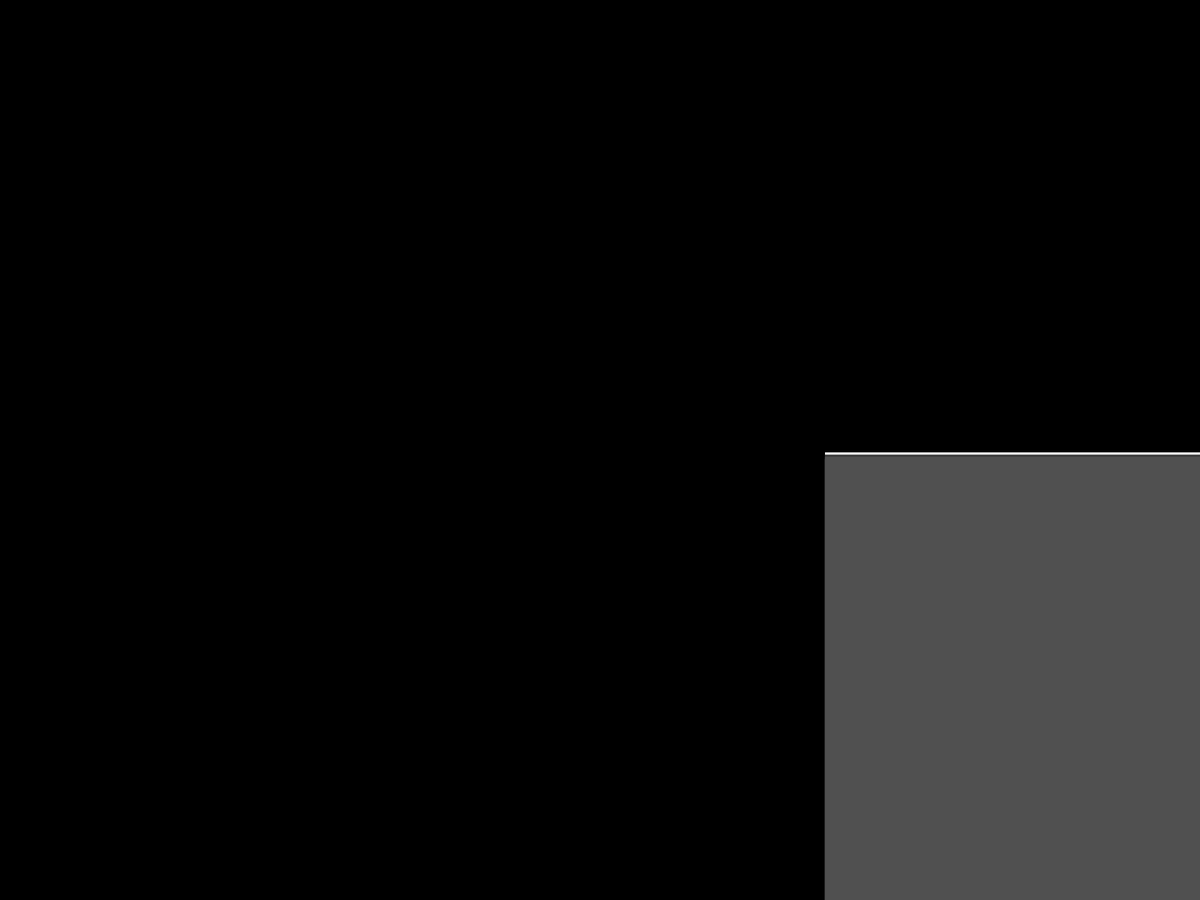
Frame 1 (no input)
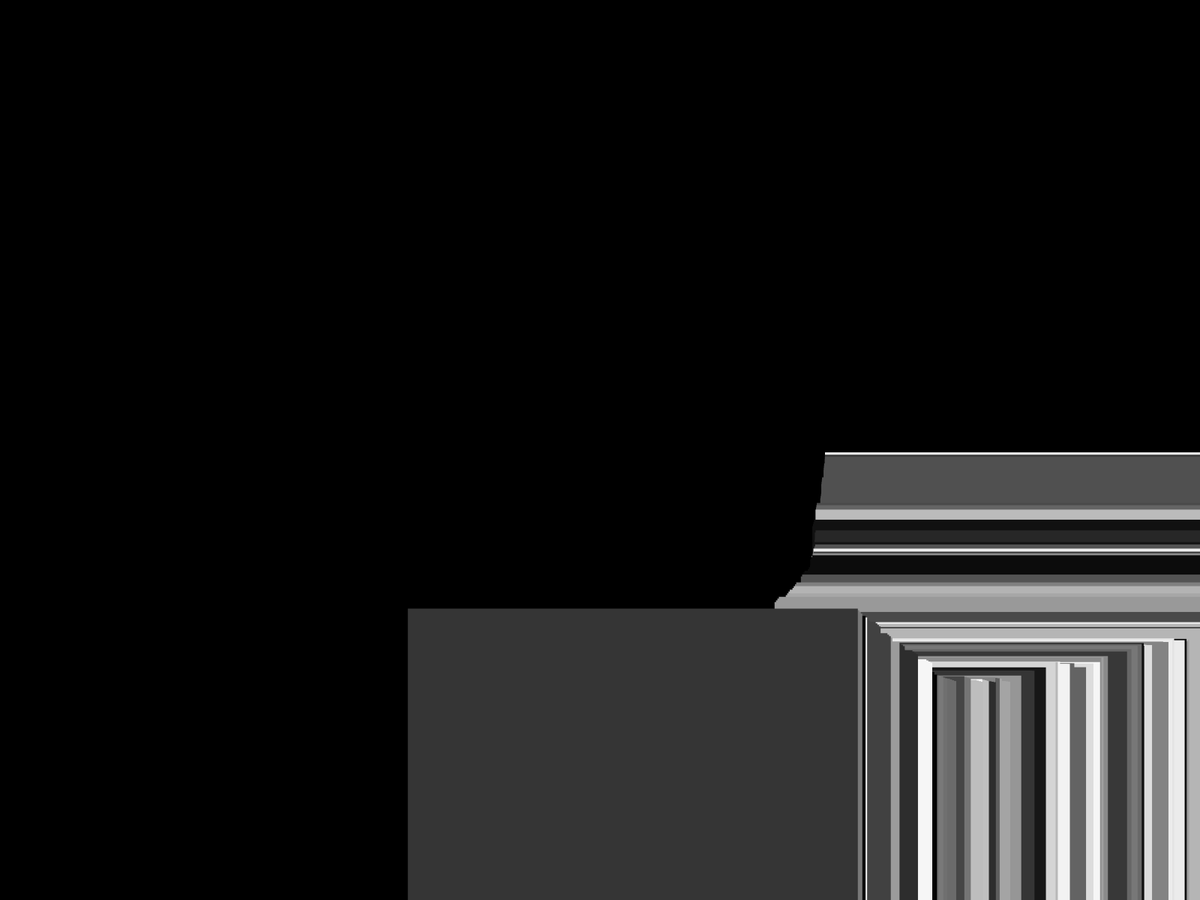
Frame 60 (the mouse pressed at the canvas centre just before this capture)
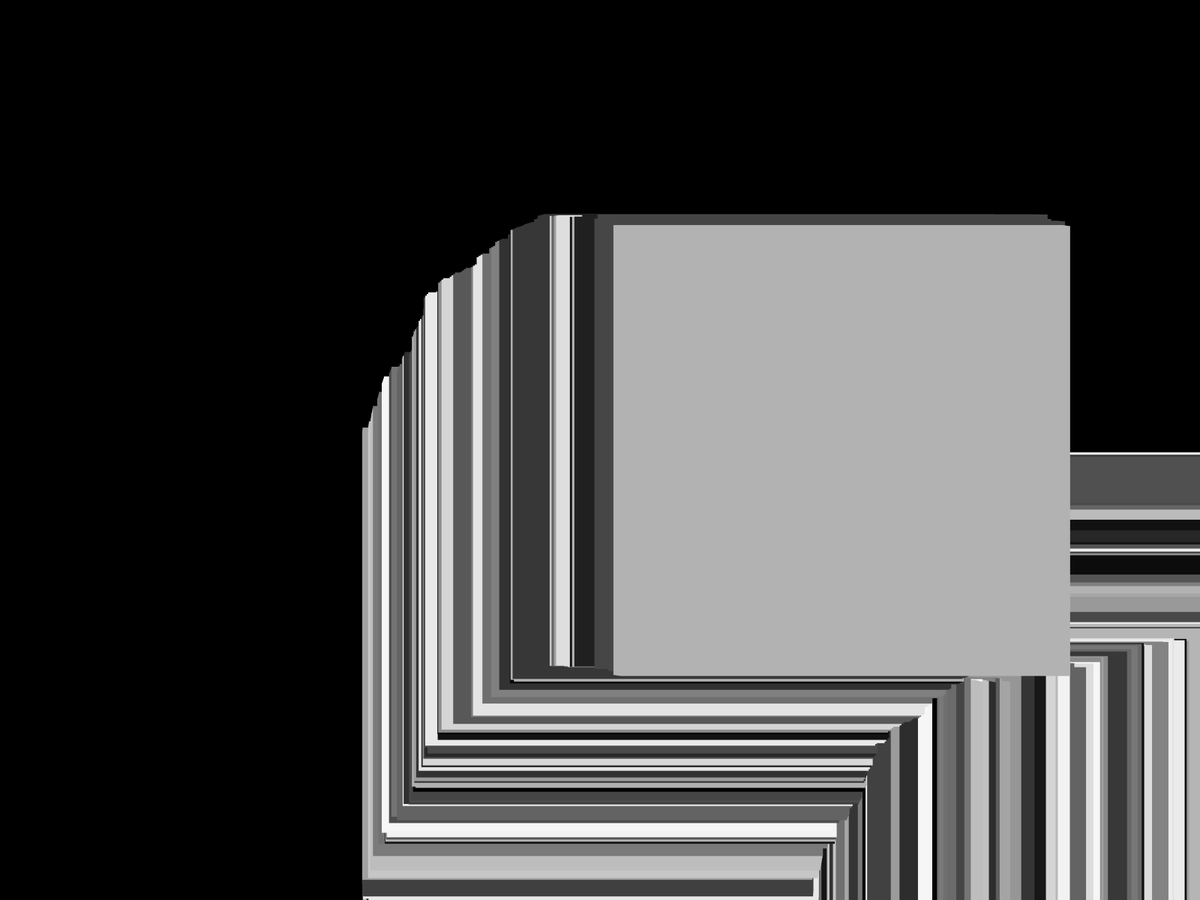
Frame 120 (the mouse held since frame 60 and released just before this capture)

The Processing sketch that drew these frames (run headless with seeded random() and noise(); from frame 60 on, the mouse is pressed at the canvas centre):

// Processing sketch: CircleCleaner
// ── CircleCleaner.pde
/**
 * Constants
 */

private static final int ROUNDS_PER_FRAME = 4;

private static final int COLOR_MIN_BRIGHTNESS = 0;

/**
 * Values
 */

private float angle;

private PVector center;

private float maxJitter;

private float maxJitterHalf;

/**
 * Lifecycle
 */

void setup() {
  //size(1920, 1080);
   fullScreen();
  // fullScreen(2);
  background(0);

  angle = 0f;
  center = new PVector(width / 2f, height / 2f);
  maxJitter = width * 0.01f;
  maxJitterHalf = maxJitter / 2f;
}

void draw() {
  //background(0);
  angle += random(0.001f);

  for (int i = 0; i < ROUNDS_PER_FRAME; i++) {
    updateAndDraw();
  }

  center.x += getJitter();
  center.y += getJitter();
}

private void updateAndDraw() {
  angle += 0.01f;

  noStroke();
  if (random(1f) > 0.66f) {
    fill(getRandomGrayWithAlpha(255));
  }

  final float radius = height / 2f;
  rect(
    center.x + (cos(angle) * radius / 2f), 
    center.y + (sin(angle) * radius / 2f), 
    radius, 
    radius
    );
}

private float getJitter() {
  return maxJitterHalf - random(maxJitter);
}

private color getRandomColorWithAlpha(final int alpha) {
  return color(
    (int) random(255 - COLOR_MIN_BRIGHTNESS) + COLOR_MIN_BRIGHTNESS, 
    (int) random(255 - COLOR_MIN_BRIGHTNESS) + COLOR_MIN_BRIGHTNESS, 
    (int) random(255 - COLOR_MIN_BRIGHTNESS) + COLOR_MIN_BRIGHTNESS, 
    alpha
    );
}

private color getRandomGrayWithAlpha(final int alpha) {
  final int brightness = (int) random(255 - COLOR_MIN_BRIGHTNESS) + COLOR_MIN_BRIGHTNESS;
  return color(
    brightness, 
    brightness, 
    brightness, 
    alpha
    );
}
